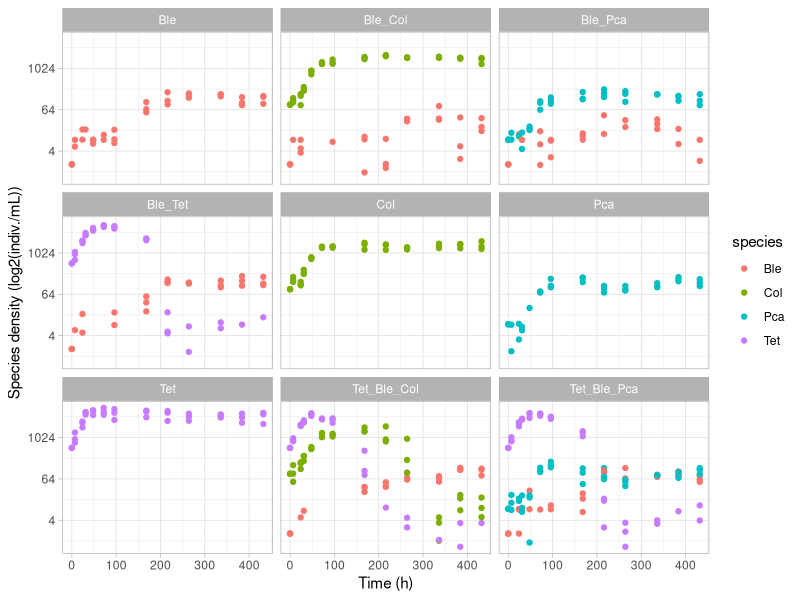
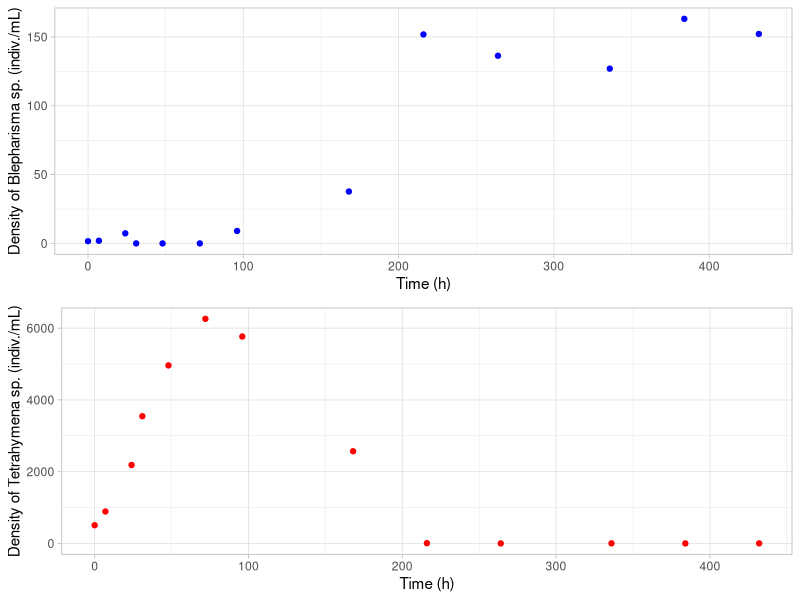

Reproduce these figures in R, in order.
## ---- chunk 1
knitr::opts_chunk$set(echo = TRUE)
## ---- chunk 2
density_data = read.csv("./Data/density_data.csv", header = T, sep = ',')
head(density_data, 10)
## ---- chunk 3
library(tidyverse)
theme_set(theme_light())
density_data %>%
  mutate(Ble = na_if(Ble, 0)) %>%
  mutate(Col = na_if(Col, 0)) %>%
  mutate(Tet = na_if(Tet, 0)) %>%
  mutate(Pca = na_if(Pca, 0)) %>%
  pivot_longer(cols = c("Ble", "Col", "Tet", "Pca"),
               names_to = "species",
               values_to = "density") %>%
  ggplot() +
  geom_point(mapping = aes(x = hours, y = density, color = species)) +
  scale_y_continuous(trans='log2') +
  facet_wrap(community ~ .) +
  ylab('Species density (log2(indiv./mL))') +
  xlab('Time (h)')
## ---- chunk 4
filtered_data <- 
  density_data %>%
  filter(community == 'Ble_Tet') %>% # keeping only the bi-specific time series (Blepharisma sp. + Tetrahymena sp.)
  select(c(measure_point, hours, Ble, Tet)) %>% # keeping only time variables and species densities
  group_by(measure_point) %>% # averaging each measurement over replicates
  summarise(t = mean(hours), n1 = mean(Ble), n2 = mean(Tet)) %>%
  arrange(t)
## ---- chunk 5
library(ggpubr)

panel_a = ggplot(data = filtered_data) +
  geom_point(mapping = aes(x = t, y = n1), color = 'blue') +
  xlab('Time (h)') +
  ylab('Density of Blepharisma sp. (indiv./mL)')

panel_b = ggplot(data = filtered_data) +
  geom_point(mapping = aes(x = t, y = n2), color = 'red') +
  xlab('Time (h)') +
  ylab('Density of Tetrahymena sp. (indiv./mL)')

ggarrange(panel_a, panel_b, nrow = 2)
